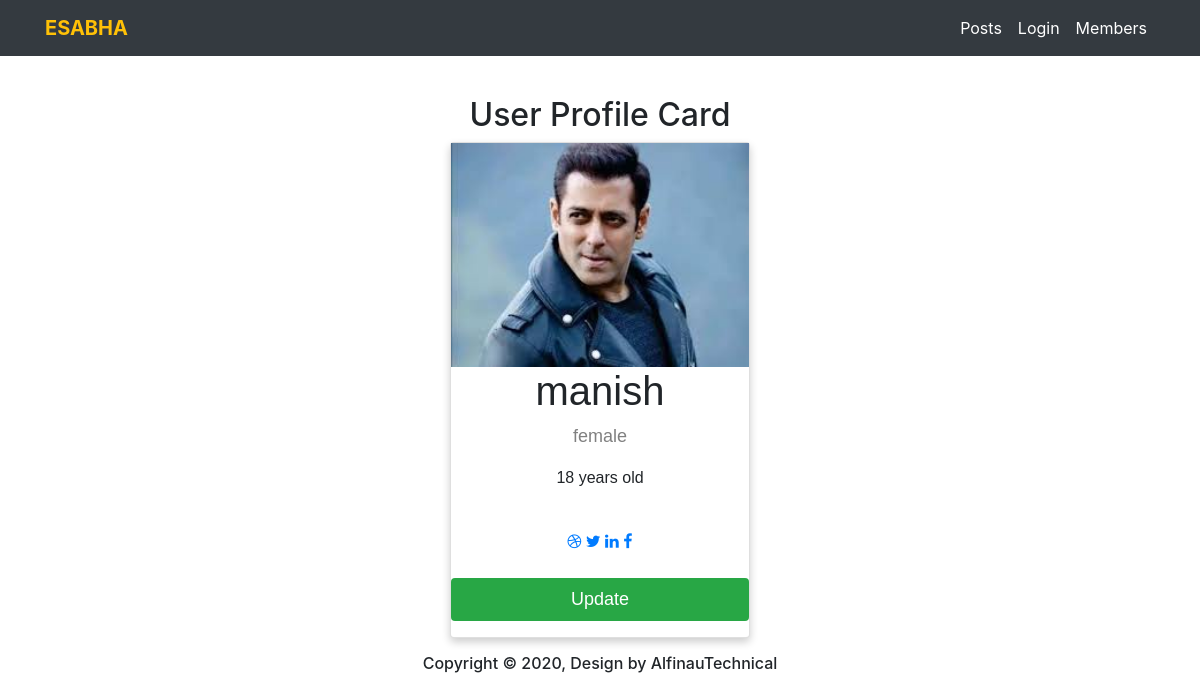
The app's page /profile/detail/22 with its own data.
### users/models.py (models this page shows, shortened)
class Profile(models.Model):
	user = models.OneToOneField(User,on_delete=models.CASCADE,null=True)
	pic = models.ImageField(default='default.jpg',upload_to='images',null=True,blank=True)
	name = models.CharField(max_length=100,null=True,blank=True)
	age = models.IntegerField(default=18, validators=[MinValueValidator(18)])
	gender = models.CharField(max_length=20, default="female", choices=(("male","male"), ("female","female")))

### users/views.py (the view)
# urls.py: path('detail/<int:pk>',views.ProfileDetail.as_view(),name='profile-detail'),
class ProfileDetail(DetailView):
	model = Profile

### users/templates/users/profile_detail.html (shortened to what this page needs)
{% extends 'posts/base.html' %}
{% block content %}
</head>
<body>
<h2 style="text-align:center">User Profile Card</h2>
<div class="card">
  <img src="{{ profile.pic.url }}" alt="John" style="width:100%">
  <h1>{{ profile.user }}</h1>
  <p class="title">{{ profile.gender }}</p>
  <p>{{ profile.age }} years old</p>
  <div style="margin: 24px 0;">
    <a href="#"><i class="fa fa-dribbble"></i></a>
    <a href="#"><i class="fa fa-twitter"></i></a>
    <a href="#"><i class="fa fa-linkedin"></i></a>
    <a href="#"><i class="fa fa-facebook"></i></a>
  </div>
  <p><a href="{% url 'profile-update' profile.pk %}" class="btn butt btn-success">Update</a></p>
</div>
{% endblock %}

### posts/static/css/style.css (style rules this page uses)
.card { margin-top: 40px; }

### users/templates/users/profile_detail.html (style rules this page uses)
.card { box-shadow: 0 4px 8px 0 rgba(0, 0, 0, 0.2); max-width: 300px; margin: auto; text-align: center; font-family: arial; }
.title { color: grey; font-size: 18px; }
.butt { border: none; outline: 0; display: inline-block; padding: 8px; text-align: center; cursor: pointer; width: 100%; font-size: 18px; }

### records on screen
Profile: pic (picture), user "manish", gender "female", age "18"
